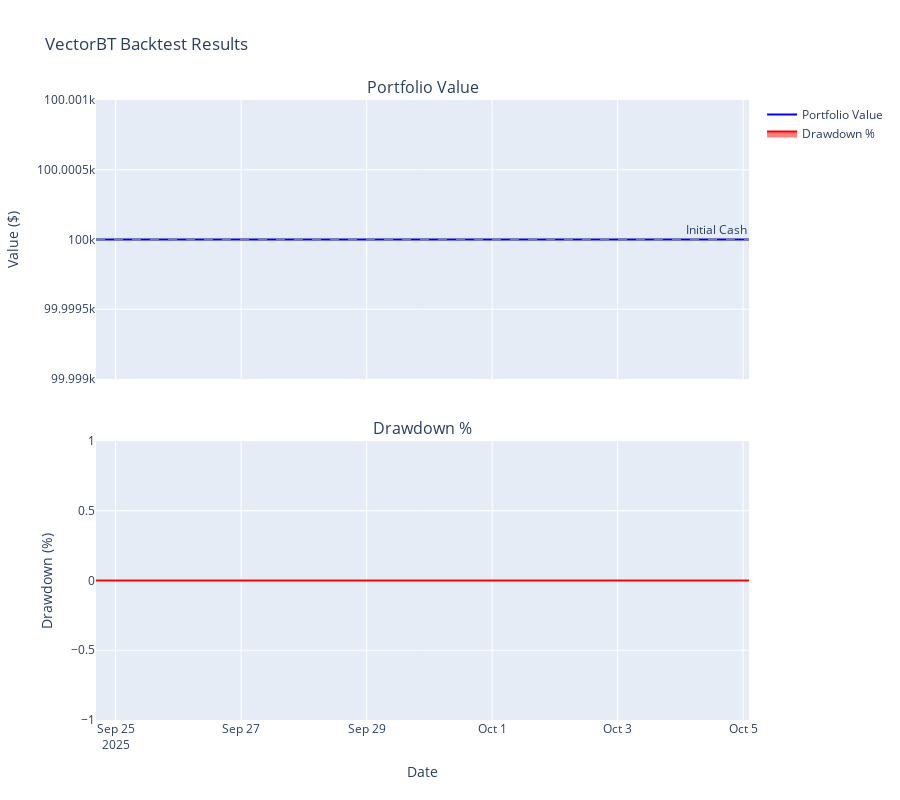

Source (notebook cell):
### Code cell
# Generate interactive VectorBT plots
# Using static plots (no anywidget dependency)
backtester.plot_results(use_widgets=False)

# If you want to use widgets after restarting kernel:
# backtester.plot_results(use_widgets=True)

### Figure 1 — Plotly figure (JSON) as saved in the notebook; plotly's stock layout.template omitted (floating-point values rounded to 4 significant figures; data arrays with more than 128 entries replaced by an {"elided": "..."} marker saying what was removed)
{"data": [{"line": {"color": "blue"}, "name": "Portfolio Value", "type": "scatter", "x": {"elided": "1000 str values"}, "xaxis": "x", "y": {"elided": "1000 float values"}, "yaxis": "y"}, {"fill": "tozeroy", "line": {"color": "red"}, "name": "Drawdown %", "type": "scatter", "x": {"elided": "1000 str values"}, "xaxis": "x2", "y": {"elided": "1000 float values"}, "yaxis": "y2"}], "layout": {"annotations": [{"font": {"size": 16}, "showarrow": false, "text": "Portfolio Value", "x": 0.5, "xanchor": "center", "xref": "paper", "y": 1, "yanchor": "bottom", "yref": "paper"}, {"font": {"size": 16}, "showarrow": false, "text": "Drawdown %", "x": 0.5, "xanchor": "center", "xref": "paper", "y": 0.45, "yanchor": "bottom", "yref": "paper"}, {"showarrow": false, "text": "Initial Cash", "x": 1, "xanchor": "right", "xref": "x domain", "y": 100000, "yanchor": "bottom", "yref": "y"}], "height": 800, "hovermode": "x unified", "shapes": [{"line": {"color": "gray", "dash": "dash"}, "type": "line", "x0": 0, "x1": 1, "xref": "x domain", "y0": 100000, "y1": 100000, "yref": "y"}], "showlegend": true, "title": {"text": "VectorBT Backtest Results"}, "xaxis": {"anchor": "y", "domain": [0, 1], "matches": "x2", "showticklabels": false}, "xaxis2": {"anchor": "y2", "domain": [0, 1], "title": {"text": "Date"}}, "yaxis": {"anchor": "x", "domain": [0.55, 1], "title": {"text": "Value ($)"}}, "yaxis2": {"anchor": "x2", "domain": [0, 0.45], "title": {"text": "Drawdown (%)"}}}}
